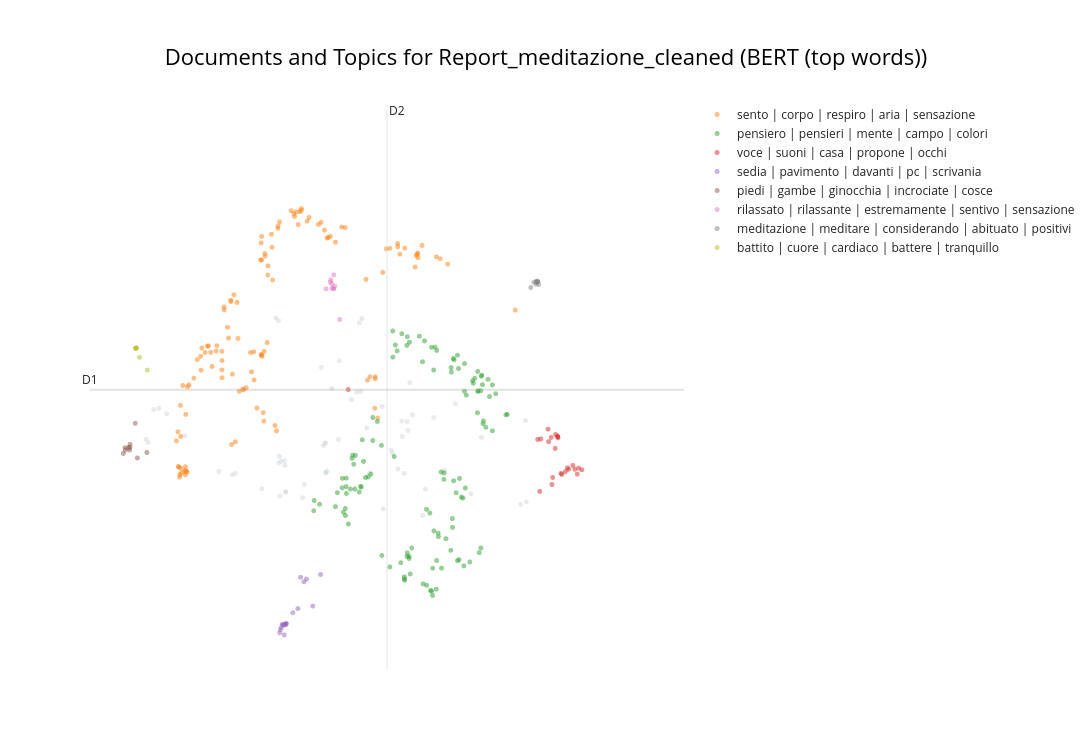
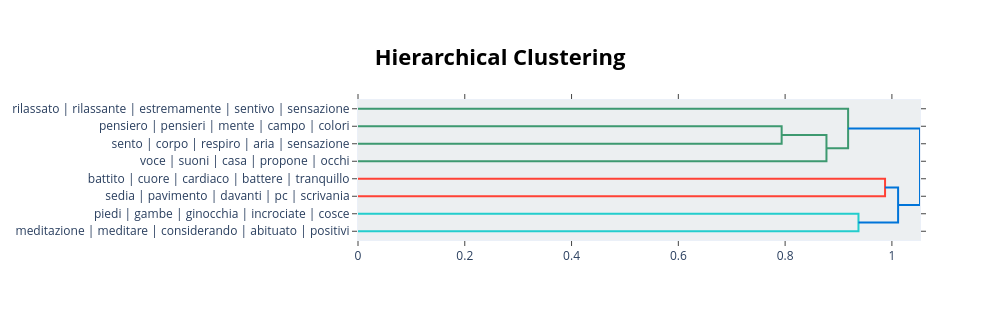

Write notebook code for charts like these, in order.
### Markdown cell above
### Visualisation

### Code cell
# Resolve labels: use BERT top-words when ignore_llama=True, Llama labels otherwise
if ignore_llama:
    _topic_info = topic_model.get_topic_info()
    _bert_labels = {
        row['Topic']: ' | '.join(w for w, _ in topic_model.get_topic(row['Topic'])[:5])
        for _, row in _topic_info.iterrows() if row['Topic'] != -1
    }
    topic_model.set_topic_labels(_bert_labels)
    _plot_labels = [_bert_labels.get(t, 'Unlabelled') for t in topics]
    _label_source = 'BERT (top words)'
else:
    _plot_labels = all_labels
    _label_source = 'Llama 3'

# Basic visu
display(topic_model.visualize_documents(df_reports, title=f"Documents and Topics for {condition} ({_label_source})",
hide_annotations=True, hide_document_hover=False, custom_labels=True))


# Datammaplot visu 
reduced_embeddings = UMAP(
    n_neighbors=int(chosen_params['n_neighbors']),
    n_components=2, #reduced embedding to 2D for visualization
    min_dist=float(chosen_params['min_dist']),
    metric='cosine',
    random_state=random_seed
).fit_transform(embeddings)

if datamapplot is not None:
    datamapplot.create_plot(
       reduced_embeddings,
       _plot_labels,
       label_font_size=15,
       title=f"{condition}: Topic representations with {_label_source}",
       sub_title=f"Labeled with {_label_source} (representations on reduced 2D embeddings)",
       label_wrap_width=20,
       use_medoids=True
    )
else:
    import matplotlib.pyplot as plt
    plt.figure(figsize=(12, 8))
    plt.scatter(reduced_embeddings[:, 0], reduced_embeddings[:, 1], c=range(len(_plot_labels)), cmap='tab20', s=10, alpha=0.6)
    plt.title(f"{condition}: Topic representations ({_label_source}, 2D embeddings)")
    plt.xlabel("UMAP 1"); plt.ylabel("UMAP 2")
    plt.tight_layout(); plt.show()
    print("(datamapplot not installed; requires Python >= 3.9. Using matplotlib fallback.)")

# hierarchical visu
display(topic_model.visualize_hierarchy(custom_labels=True))

### Figure 1 — Plotly figure (JSON) as saved in the notebook; plotly's stock layout.template omitted (floating-point values rounded to 4 significant figures)
{"data": [{"hoverinfo": "text", "hovertext": ["spesso confuse", "sento percezione carezza gentile punta naso", "allora comincio focalizzarmi campo visivo", "composto moltissime bollicine muovono", "cercando integrarli nell’esperienza", "osservo accorgo composta bollicine notato prima", "noto cosa forse emettendo breve risata", "poi però sbiadisce rimane calco bianco", "certa tensione riesco sentire grazie concentrazione", "quei punti sfiorano altri punti pelle braccioli poltrona", "percepisco raffreddano mentre concentro", "poi sempre curva avanti", "sensazioni intense provate quando concentravo sfera formavano occhi", "particolarmente concentrato", "gambe invece solo scorrere sangue involucri vuoti", "sembra arrivare cuffie", "contatto potesse circondarmi", "molto sfarfalloso", "sentirla unita", "“io osservando”", "accogliere capita coscienza", "rendo conto dell’assurdità cosa solo istante dopo visione dissolta", "discernendo ogni momento", "sentivo spingermi all’interno sfera", "attenzione paio nastri", "sempre nastri tessuto", "sembra bambino rivolta fra coperte", "cominciato l’esercizio abbastanza rilassato", "molto vicini", "certo punto immaginato bruco muoveva spedito", "forse sbaglio", "certo punto sembra poterli situare parte alta nuca", "percepisco scomodità", "conoscevo già", "vedo immagini concetti riguardanti strada guidare", "specialmente richiede dividerla udito vista mente", "dentro un’auto trovo vicolo palazzi malmessi", "specialmente tensioni tendo fare caso", "rilassato neutrale", "certe sensazioni immagini", "poi diventa sempre evidente proprio punta naso", "ripercorro sguardo angoli cucina", "riesco tenere occhi ben aperti", "sentita po’ spazio aldilà spazio", "via via sempre lento", "cercavo ei migliorare posizione", "riesco avvertire differenza coccige", "fisso sguardo molletta tiene tenda sinistra attaccata finestra fronte", "affermazioni persone", "sicuramente posso riportare sequenza", "soprattutto persone", "alzo rischio svenire", "cercato predispormi maniera migliore poter svolgere l’esercizio meglio", "noto fastidioso stato pressione piede destro razionalizzo", "sempre modo pignolo", "sacche posto organi", "spostando sguardo", "ricordo esattamente quali forme", "dandomi sensazioni positive accoglienza protezione", "tentando accoglierla all’interno dell’esperienza", null], "marker": {"color": "#CFD8DC", "opacity": 0.5, "size": 5}, "mode": "markers+text", "name": "other", "showlegend": false, "type": "scattergl", "x": [7.314, 5.44, 8.19, 5.448, 7.205, 5.533, 5.511, 5.774, 6.588, 4.571, 6.625, 6.103, 5.429, 6.696, 3.707, 5.431, 6.193, 5.799, 6.106, 7.234, 7.656, 7.353, 7.142, 5.393, 6.127, 4.765, 4.805, 3.55, 6.105, 6.931, 6.735, 5.189, 7.198, 6.478, 8.907, 8.976, 8.989, 6.3, 4.082, 8.344, 5.465, 5.528, 7.809, 7.971, 6.094, 6.916, 5.518, 7.499, 7.061, 6.607, 7.045, 6.041, 3.524, 3.632, 6.072, 3.819, 7.538, 6.55, 7.274, 7.287, 6.286], "y": [7.551, 6.392, 5.802, 5.765, 6.705, 5.835, 6.324, 5.74, 8.493, 6.152, 8.56, 6.604, 8.525, 6.838, 7.148, 6.282, 7.46, 5.948, 6.13, 6.123, 7.002, 7.041, 6.193, 8.568, 6.157, 6.1, 6.123, 6.611, 6.138, 5.563, 6.131, 5.879, 6.946, 7.285, 5.633, 6.954, 5.676, 7.9, 6.714, 6.691, 6.316, 5.826, 6.174, 7.219, 6.596, 7.176, 6.251, 5.46, 6.444, 7.411, 6.49, 7.789, 6.662, 7.128, 6.559, 7.062, 5.878, 7.397, 6.936, 6.797, 6.654]}, {"hoverinfo": "text", "hovertext": ["sento forte vertigine sobbalzo", "pronto lasciarmi andare", "schiena collo", "percepisco vento viene finestra raffreddare pelle", "scomodo sento fitta nell’alta schiena", "respiro entra freddo esce caldo fa sentire fisicità contrasto pelle", "rumore respiro diventa sempre leggero", "percezione tattile lì diversa rispetto altre parti corpo", "certa durezza", "ogni tanto distraevo caldo", "pochi istanti provato sensazione discretamente immersiva", "respiro regolare controllato", "dirigo l’attenzione respiro", "riempiendo polmoni aria fresca", "lascio andare", "fatica concentrarmi narici", "man mano presto attenzione diverse sfere sensoriali sento sempre sonno", "inizialmente schiena dritta", "sento petto", "siedo chiudo occhi", "provo chiudere nuovo occhi vedo macchia rossa", "sento po spaesato", "quasi vertigini", "all’inizio sembra percepire differenze inspirazione espirazione", "alzo vado letto fretta", "quando penso sento corpo ciò circonda", "sensazione stretto capovolgimento", "sento coinquilino cucinare qualcosa infastidisce", "quando comincio concentrarmi narici", "respiro entra esce narici ritmicamente", "sento solo l’aria esce", "sento piuttosto sveglio", "poco dopo addormentato perche aspettavo voce richiamato detto continuare meditazione", "ricordo essermi concentrato sensazioni corporee", "batte forte", "continuando notarne soprattutto battiti respiro", "sento piedi caldi superficie fredda sotto", "sentendo intensamente sedere contatto superficie", "senza soffermarmi troppo", "sensazione leggerezza testa", "sento leggera pressione sull’ombelico", "concentrandomi questultimi sento scosse fatto molto freddi", "resto letto diversi minuti", "vibrare tentando chiudersi", "quando voce chiede sentire superficie seduto", "qui però torno chiudere occhi sensazione soporifera torna", "proseguo torso", "accorgo quando focalizzo parte corpo", "freddo mani", "sento palpebre fare fatica", "penso sento sangue scorre dita", "l’aria naso sembrava molto fresca", "specie nodo gola scioglibile petto fa po resistenza laria respirata", "comincio sentire fittacalorepressionebruciore crescente parte alta occhi", "sento presente me stessa", "petto collo", "sempre fatica tenere occhi aperti rimanere vigile presente respiro", "passo parte superiore corpo", "fine sento quasi addormentare venuto stimolo sbadiglio", "esce calda", "quando distendo corpo rilassa", "infine perdo completamente dormiveglia senza assopirmi veramente", "seduto auricolari orecchie occhi chiusi", "quasi spavento", "difficoltà tenere occhi chiusi", "poi guida propone osservare temperatura flusso d’aria livello narici", "spalle rilassano", "sento l’aria entra parte alta gola", "sembra fase dedicata all’osservazione respiro durata ben rispetto precedenti", "punti sedia preme schiena sento sensazione definirei bruciore", "fitta spostata centro sopracciglia particolarmente forte", "riesco muovermi", "concentro respiro apro occhi rilassando volto", "ritorno subito respiro uso ancora", "muscoli distendono quasi modo automatico", "sensazione dispiace", "durante l’espirazione", "mentre penso ritrovare concentrazione tramite respiro riesco", "qualche istante son sentito vicino albero sotto stelle qualche posto vicino mare", "sentivo l’aria dentro me", "ora trovo stato addormentamento caratterizzato loop spike attentivo ricordo", "durante percezione corpo", "c’è meno quantità d’aria passa attraverso narici arriva polmoni", "spalle collo", "battito pressione", "quando riporto l’attenzione mente sfera elementi interiori sembra strana sonnolenza prenda via via possesso corpo capacità attenzione", "continuando respirare tranquillamente sento molto presente me stesso sento tempo dilata", "peli naso polmoni", "sentendone sensazioni", "quando cominciato respirazione nasale", "sento caldo", "osservo respiro l’aria", "fatica soffermarmi corpo", "collo testa sembrano leggeri all’inizio meditazione realtà corpo ancora teso contratto sembra", "quando viene chiesto sentire corpo partire piedi", "attenzione sposta petto ventre", "sento corpo", "man mano vado avanti", "sento molto forte petto", "sento corpo abbandonarsi mani quasi paralizzate appoggiate cosce", "riesco metterli pausa", "l’aria entra tiepida", "sento particolari sensazioni", "percepivo illuminata respiro entrava me", "sensazione difficile spiegare", "forse pesantezza", "sensazione movimento parte alta nuca sensazione difficilmente definibile supporto parte bassa campo visivo", "già completato scan quando voce propone osservare parte superiore corpo", "arrotolano arti fino arrivare glutei", "seguendo respiro", "calore abbraccio qualcosa caldo troppo", "quando cerco capire sensazioni percepisco gambe basso ventre sembra sentire solo alcune parti corpo contatto poltrona", "bacino é rilassato schiena é irrigidita", "respiro meno intenso", "sento prenderebbe sopravvento addormenterei", "dirigo l’attenzione corpo", "soprattutto nell’area schiena", "parte destra volto contorce automaticamente spasmo", "portasse informazioni zona corpo scan", "dà sensazione “bruciore” simile creata corpo toccato", "concentrandomi respiro sento sempre meglio quasi perdo senso tempo", "cominciato rendermi conto occhi chiusi", "collo poi rimbalza giù braccia"], "marker": {"opacity": 0.5, "size": 5}, "mode": "markers+text", "name": "sento | corpo | respiro | aria | sensazione", "text": ["", "", "", "", "", "", "", "", "", "", "", "", "", "", "", "", "", "", "", "", "", "", "", "", "", "", "", "", "", "", "", "", "", "", "", "", "", "", "", "", "", "", "", "", "", "", "", "", "", "", "", "", "", "", "", "", "", "", "", "", "", "", "", "", "", "", "", "", "", "", "", "", "", "", "", "", "", "", "", "", "", "", "", "", "", "", "", "", "", "", "", "", "", "", "", "", "", "", "", "", "", "", "", "", "", "", "", "", "", "", "", "", "", "", "", "", "", "", "", "", "", "", ""], "textfont": {"size": 12}, "type": "scattergl", "x": [4.325, 6.817, 4.009, 5.178, 4.404, 5.184, 5.756, 5.119, 4.118, 4.831, 5.264, 5.755, 6.087, 5.418, 6.818, 6.386, 7.696, 4.087, 4.613, 7.241, 7.027, 4.709, 4.373, 5.711, 7.39, 5.076, 4.615, 4.542, 6.335, 5.646, 5.184, 4.844, 7.43, 5.177, 4.052, 5.866, 4.645, 4.614, 6.853, 4.764, 4.314, 4.695, 7.405, 4.473, 4.964, 6.927, 4.104, 5.217, 4.647, 4.532, 4.26, 5.275, 5.442, 6.976, 5.026, 4.005, 6.04, 4.09, 7.424, 4.786, 4.021, 7.489, 7.139, 4.454, 7.141, 5.326, 3.987, 5.235, 6.001, 4.421, 4.025, 6.705, 6.245, 6.684, 3.982, 5.22, 5.658, 6.172, 5.171, 5.273, 7.751, 5.208, 5.608, 4.028, 4.21, 7.859, 6.125, 5.42, 5.191, 5.68, 4.741, 5.333, 4.018, 8.828, 4.914, 5.398, 5.04, 6.743, 4.309, 4.094, 6.811, 5.23, 5.073, 5.343, 5.184, 4.14, 4.926, 4.754, 4.113, 5.839, 4.743, 4.863, 3.995, 5.731, 7.427, 5.376, 4.091, 3.959, 4.807, 4.615, 6.14, 7.171, 4.072], "y": [8.096, 7.644, 6.104, 9.752, 8.126, 9.853, 10.29, 7.152, 7.486, 8.814, 8.183, 10.26, 9.952, 9.981, 7.613, 9.992, 9.531, 6.1, 8.045, 9.67, 9.667, 8.254, 8.026, 10.04, 9.374, 7.594, 7.899, 8.133, 10.0, 10.21, 9.479, 8.248, 9.519, 7.996, 7.506, 10.15, 8.744, 7.753, 6.994, 7.686, 7.748, 8.422, 9.555, 7.806, 7.472, 9.287, 6.155, 6.945, 8.695, 8.049, 7.914, 9.39, 10.08, 9.657, 8.025, 6.063, 10.07, 6.228, 9.577, 8.935, 6.704, 9.711, 9.741, 8.028, 9.689, 9.888, 6.231, 9.543, 10.04, 8.131, 6.202, 7.59, 9.763, 9.177, 6.777, 8.043, 10.17, 9.854, 9.487, 9.245, 9.502, 7.079, 10.26, 6.129, 7.621, 9.417, 9.829, 10.02, 7.968, 10.24, 8.827, 9.684, 7.193, 8.694, 7.45, 6.792, 7.722, 7.644, 7.966, 7.051, 7.148, 9.587, 8.037, 9.167, 7.981, 7.516, 7.439, 6.576, 6.143, 10.09, 8.85, 7.414, 6.222, 10.24, 9.592, 6.875, 6.169, 6.634, 6.62, 7.63, 9.836, 9.574, 6.152]}, {"hoverinfo": "text", "hovertext": ["rilasso nuovo riosservo forme", "ricorda l’immagine serpentina incandescente", "all’inizio riporta negativo colori originali", "quando invece riesco abbandonarmi cominciano molte intrusioni ricordi video", "sembrano ciascuno richieda un’interpretazione lettura mentale", "poi livello rene destro", "tratti ricercavo sfera", "ammetto essermi distratto diverse volte", "aspettando ricominci", "chiara sensazione poter inglobare pensieri emergono", "stesso tempo unione", "sembra poter collocare atto dell’osservare pensieri base campo visivo", "muovo sguardo vedo semplicemente oggetti senza conferirgli senso", "noto rossa rispetto sfondo nero", "poi ritorno spegnere pensiero", "quindi cambiai nuovo posizione", "dopodiché altri scenari", "cio avvenuto", "poi penso vorrei vivere sempre così quindi distraggo", "quando riporto l’attenzione vista sembra concentrarmi po’ niente", "breve periodo chiudo rilasso", "fase collocherei foreground campo visivo", "mente riaffolla man mano tempo passa", "alzando occhi chiuso verso l’alto", "riempie consapevolezza", "quando disteso richiesto", "provo riprendere concentrazione riesco", "pensieri stati intimi “reali” immaginari meno intimi", "“combatto” qualche secondo fine cedo decido chiuderli", "ogni tanto perdo distrazioni riesco tornare indietro", "l’immagine rimane impressa", "senza però riuscire farlo", "sotto fondamenta", "creavano sorta sfera nera", "immediatamente noto un’espansione campo comincio osservare forme colori posso descrivere nero rossoarancio", "incredibile basta tenere sguardo fermo punto qualità visione cambi", "modo omogeneo", "noto visuale oscilla ritmicamente", "particolare c’è figura circolare piccoli pallini blu elettrico intenso", "momento pensiero ansioso attraversa mente", "campo visivo strano", "cercando osservare spazio mente sento appunto instabile", "vedo subito stanza davanti me deformata strato pallini colorati costante movimento", "solito lascio inosservati", "c’era nessun rumore stanza", "“visto” termine corretto", "anzi distacco", "cominciato vedere cose modo nitido", "lascio passare pensieri flusso", "includendo troppo mentale", "noto ogni particolare davanti me guardo parete modifica", "durante lesperienza sensi amplificati percepito colori molto piu vividi normale", "evito riflettere consistenza materiali funzione ciò guardo lascio sguardo posi morbidamente oggetti circondano", "guardando davanti me vedo parete bianca", "sguardo oscilla attorno molletta seguendo traiettorie sempre diverse", "quando viene chiesto concentrarmi pensiero chiudo occhi comincio pensare inizialmente pensiero stesso loop", "provo riconcentrarmi accorgo forma composta cinque linee intersecate", "un’immagine residua ciò guardando continua seguirmi", "quando l’attenzione spostata pensiero", "poi secondo luogo", "dirigo l’attenzione pensieri", "noto fattura", "sedia pensieri vanno veloci", "distraggo riesco concentrarmi", "qui l’immaginazione inizia distrarmi", "giudizio pensieri", "focalizzo un’imperfezione legno diventa totalizzante", "forse fissando verso l’alto sforzando muscolo occhi", "primo momento qualcosa entra all’interno sfera visivapercettiva", "poi nuvola pallini gialli rossirosa verso centro campo visivo", "parte pensiero andava fatto comodo", "risultati altalenanti", "pensiero potevo fare percorso modo comfort", "fase integrazione sfere attenzione rimane soprattutto sfere sensoriali", "parte sfera", "rendendomi conto", "altre mura", "entro loop osservo dico", "finisco pensare immagini mente composizione automatico", "apro occhi", "luce cellulare illuminava leggermente stanza", "riesco ricordarmi pensieri fatto", "scompaiono poco tempo", "ora ricordi confusi", "appunto diramano", "modo molto vivo giovane", "radici ramificazione", "tentativo essere presente", "profonda scissione pensiero resto", "evito soffermarci troppo vista quando capisco portando altrove mente", "pensieri estremamente randomici tanto tanto emergono", "piccole imperfezioni vernice", "campo visivo", "cerchi concentrici estremità", "osservo quest’ultimo pensiero così via", "cerco mandarlo punti porto attenzione", "attimo chiedo", "riesco focalizzarle", "ora comincio perdermi", "riesco farmi portare via flusso mente", "linfa acqua", "mente aggiunge colori esistono", "l’ascoltare pochi secondi rumori coinquilini poi ricascare stato soporifero so dominato immaginazione narrazioni credevo ricordo", "ogni caso l’immersione sempre stata abbastanza limitata", "concentro punto oggetto", "sondare territorio capire percepisco", "interessante dimostrazione capacita cervello filtrare selettivamente input utili base propri obbiettivi", "quasi senza blocchi pensieri importanti altri", "cercando concentrarmi contatto esse", "concentro diverse sfumature luce dona parete", "vedessi linee colori tubo movimento", "sopratutto rievocando ricordi quel giorno molte interazioni sociali quindi quel momento tranquillita forse intravisto momento migliore riflettere esse", "lampioni notte", "fermare luce", "dava vita radici", "primo impatto perdo pensiero guardando fil ferro composto finisco mente profonda texture", "stessa logica", "provo osservarli", "prima volta", "durante l’osservazione visiva fenomeni", "pensiero svanisce perdo osservare formevortici susseguono campo visivo", "forse due", "colori forme associate parole"], "marker": {"opacity": 0.5, "size": 5}, "mode": "markers+text", "name": "pensiero | pensieri | mente | campo | colori", "text": ["", "", "", "", "", "", "", "", "", "", "", "", "", "", "", "", "", "", "", "", "", "", "", "", "", "", "", "", "", "", "", "", "", "", "", "", "", "", "", "", "", "", "", "", "", "", "", "", "", "", "", "", "", "", "", "", "", "", "", "", "", "", "", "", "", "", "", "", "", "", "", "", "", "", "", "", "", "", "", "", "", "", "", "", "", "", "", "", "", "", "", "", "", "", "", "", "", "", "", "", "", "", "", "", "", "", "", "", "", "", "", "", "", "", "", "", "", "", "", "", "", "", ""], "textfont": {"size": 12}, "type": "scattergl", "x": [7.342, 7.699, 8.091, 7.308, 8.548, 5.933, 7.278, 7.132, 6.649, 8.501, 6.403, 8.501, 8.372, 8.0, 7.496, 7.07, 6.508, 6.525, 7.451, 8.335, 6.483, 7.833, 7.948, 7.808, 8.126, 6.782, 7.07, 8.438, 6.532, 7.272, 7.723, 6.4, 6.389, 7.303, 8.022, 7.803, 6.386, 7.925, 7.643, 8.1, 7.725, 8.099, 7.506, 7.91, 7.641, 7.98, 6.345, 8.112, 7.627, 8.357, 7.24, 8.336, 8.367, 7.235, 7.554, 8.342, 7.185, 7.661, 8.216, 6.399, 8.227, 6.615, 7.998, 7.198, 8.348, 8.297, 7.026, 7.764, 8.077, 7.902, 7.7, 6.608, 7.279, 8.695, 7.302, 6.755, 7.238, 6.46, 8.406, 7.943, 7.612, 7.677, 6.492, 7.657, 6.273, 6.246, 6.431, 6.905, 8.29, 8.014, 8.246, 7.32, 7.927, 7.274, 6.715, 6.632, 6.676, 6.783, 7.107, 7.525, 6.018, 8.312, 8.29, 5.94, 6.913, 7.602, 8.714, 7.907, 6.847, 7.556, 7.77, 7.94, 7.695, 7.626, 6.359, 8.46, 6.587, 7.089, 8.029, 8.055, 8.286, 6.341, 8.177], "y": [4.948, 4.749, 4.666, 8.187, 7.377, 5.534, 4.871, 8.052, 6.311, 7.516, 5.806, 6.793, 6.949, 4.748, 7.88, 7.953, 6.266, 5.876, 8.283, 7.424, 6.359, 5.095, 7.91, 6.129, 7.355, 6.639, 8.364, 7.604, 6.405, 8.138, 5.181, 6.047, 5.459, 4.783, 4.764, 6.029, 5.569, 5.411, 4.629, 7.851, 5.125, 7.416, 4.383, 7.718, 4.2, 5.818, 6.044, 5.892, 8.107, 7.52, 4.442, 4.949, 6.905, 4.495, 5.557, 7.653, 4.717, 5.216, 7.581, 5.914, 7.541, 5.907, 7.983, 8.322, 7.669, 7.421, 4.65, 6.145, 5.733, 4.911, 8.059, 5.919, 8.274, 7.045, 4.816, 6.112, 4.458, 5.876, 6.848, 6.006, 4.279, 8.11, 6.41, 7.749, 5.819, 5.599, 5.326, 6.564, 7.414, 7.774, 7.619, 4.539, 5.272, 4.817, 6.067, 6.651, 6.057, 7.003, 8.144, 8.209, 5.636, 4.874, 7.726, 5.696, 4.829, 5.498, 7.052, 7.788, 6.941, 4.36, 4.631, 7.932, 4.3, 4.268, 5.511, 7.332, 5.829, 6.389, 6.043, 5.749, 7.076, 5.895, 4.727]}, {"hoverinfo": "text", "hovertext": ["appena donna cominciato parlare", "ogni volta voce interviene", "quando voce propone concentrarsi sfera uditiva", "doversi concentrare suoni", "tranne “beep” cominciato essere evidente percezione", "voce chiede distendermi", "percepisco rumori macchine strada sotto casa", "cominciato soffermarmi rumori piccoli nascosti", "poi voce rimette sesto vedo nuovamente semplicemente loggetto", "l’udito attratto rumore metallico lavatrice leggero fischio", "poi voce propone concentrarsi sfera mentale rimango ancorato corpo", "percezione suoni stata amplificata", "comincio concentrarmi suoni", "rumore bianco", "ascolto suoni sembrano provenire unaltra casa", "ogni volta voce interviene fa sobbalzare", "apro occhi occhi aperti fin dallinizio riuscito concentrami corpo cerco percepire fenomeni seguendo voce", "osservo porto mano davanti occhi", "riprendo quando voce propone aprire occhi", "sento treno passa", "quindi concentro white noisefrequenze sottofondo", "intanto cane abbaia sottofondo irrita", "indosso cuffie noise cancelling", "tanto prima iniziare neanche fatto caso cinghettio uccelli trovavano fuori casa potevano sentire distintamente posto lattenzione"], "marker": {"opacity": 0.5, "size": 5}, "mode": "markers+text", "name": "voce | suoni | casa | propone | occhi", "text": ["", "", "", "", "", "", "", "", "", "", "", "", "", "", "", "", "", "", "", "", "", "", "", ""], "textfont": {"size": 12}, "type": "scattergl", "x": [9.152, 9.439, 9.346, 9.657, 9.485, 9.409, 9.356, 9.499, 9.439, 9.72, 9.301, 9.595, 9.58, 9.686, 9.548, 9.443, 9.309, 6.429, 9.196, 9.181, 9.786, 9.403, 9.741, 9.368], "y": [6.657, 6.697, 6.689, 6.247, 6.122, 6.735, 5.947, 6.107, 6.71, 6.11, 6.819, 6.186, 6.211, 6.186, 6.15, 6.683, 6.621, 7.442, 6.665, 5.838, 6.18, 6.516, 6.205, 6.058]}, {"hoverinfo": "text", "hovertext": ["seduto sedia", "percepisco contatto pavimento vestiti", "iniziando distaccare me stessa pavimento", "accanto pc davanti me", "davanti moltissimi oggetti scrivania", "trovo seduta tappetino", "attimo dopo consapevolezza aver visto sedia", "po destra rispetto sguardo pc", "cominciato cercare posizione giusta sdraiato letto", "ora urta sedia", "osservando pavimento", "ricordo sedia emerso maniera molto vivida", "certo punto chiaramente “visto” sedia", "rivolta verso scrivania sedia davanti", "appena vedo sedia", "cè giocattolo faidate legno", "poggiano sedia morbida mantiene saldo solido", "inizialmente concentro soffitto"], "marker": {"opacity": 0.5, "size": 5}, "mode": "markers+text", "name": "sedia | pavimento | davanti | pc | scrivania", "text": ["", "", "", "", "", "", "", "", "", "", "", "", "", "", "", "", "", ""], "textfont": {"size": 12}, "type": "scattergl", "x": [5.481, 5.744, 5.794, 5.444, 5.466, 5.706, 5.516, 5.51, 5.634, 5.507, 5.83, 5.537, 5.54, 5.454, 5.532, 5.919, 5.487, 6.031], "y": [3.747, 4.486, 4.417, 3.612, 3.694, 3.994, 3.742, 3.579, 3.928, 3.736, 4.458, 3.745, 3.762, 3.661, 3.754, 4.033, 3.732, 4.531]}, {"hoverinfo": "text", "hovertext": ["sembra sentire realmente cosce dorso piedi", "cominciato immaginarmi gambe piedi “sagome”", "braccia poggiate cosce giacciono inermi palmi scaldano ginocchia modo piacevole", "piedi risalgo gambe incrociate", "inizio bodyscan portando attenzione piedi", "comincio dirigere l’attenzione verso piedi gambe", "ginocchia piegate sostengono peso", "seduto gambe incrociate", "siedo incrocindo gambe", "riposizionare piedi"], "marker": {"opacity": 0.5, "size": 5}, "mode": "markers+text", "name": "piedi | gambe | ginocchia | incrociate | cosce", "text": ["", "", "", "", "", "", "", "", "", ""], "textfont": {"size": 12}, "type": "scattergl", "x": [3.369, 3.222, 3.4, 3.292, 3.536, 3.294, 3.287, 3.226, 3.198, 3.273], "y": [6.911, 6.527, 6.365, 6.533, 6.452, 6.58, 6.491, 6.49, 6.436, 6.53]}, {"hoverinfo": "text", "hovertext": ["parte conclusiva sentivo sensazione buon rilassamento", "risiedo sento corpo estremamente rilassato", "sentivo ancora molto rilassato", "poi sempre calma concentrata", "stato subito rilassante concentrarsi bacino", "sento tranquilla", "sensazione dona gioia ammorbidisce muscoli collo", "lesperienza stata estremamente rilassante", "provo sollievo spostare l’attenzione respiro", "cominciato sentirmi alleggerito rilassato"], "marker": {"opacity": 0.5, "size": 5}, "mode": "markers+text", "name": "rilassato | rilassante | estremamente | sentivo | sensazione", "text": ["", "", "", "", "", "", "", "", "", ""], "textfont": {"size": 12}, "type": "scattergl", "x": [6.197, 6.194, 6.217, 6.307, 6.18, 6.223, 6.111, 6.171, 6.223, 6.236], "y": [9.107, 9.039, 9.03, 8.546, 9.169, 9.031, 9.029, 9.137, 9.249, 9.07]}, {"hoverinfo": "text", "hovertext": ["concentro pensieri positivi meditazione portando", "chiedo scendendo proseguendo piedi meglio meditare", "sempre meno vigile dopo qualche minuto fine meditazione accorgo interrotta", "particolarmente interessante considerando effettuato meditazione allimbrunire", "all’inizio meditazione sento irrequieta", "cercato piu possibile tornare momento presente pratica meditativa", "finita meditazione", "sopratutto considerando abituato fermarmi spesso meditare semplicemente decidere fare pensare nulla"], "marker": {"opacity": 0.5, "size": 5}, "mode": "markers+text", "name": "meditazione | meditare | considerando | abituato | positivi", "text": ["", "", "", "", "", "", "", ""], "textfont": {"size": 12}, "type": "scattergl", "x": [9.165, 9.153, 9.098, 9.15, 9.052, 9.147, 9.132, 9.122], "y": [9.097, 9.137, 9.134, 9.15, 9.05, 9.137, 9.147, 9.105]}, {"hoverinfo": "text", "hovertext": ["osservo battito cardiaco", "qualcuno scuotendo ritmo", "sento battito cuore accelerato", "stessa frequenza battito cardiaco", "cuore battere tranquillo", "addome muove modo ritmico"], "marker": {"opacity": 0.5, "size": 5}, "mode": "markers+text", "name": "battito | cuore | cardiaco | battere | tranquillo", "text": ["", "", "", "", "", ""], "textfont": {"size": 12}, "type": "scattergl", "x": [3.372, 3.541, 3.387, 3.378, 3.378, 3.43], "y": [8.095, 7.749, 8.098, 8.086, 8.098, 7.951]}], "layout": {"annotations": [{"showarrow": false, "text": "D1", "x": 2.718, "y": 7.439, "yshift": 10}, {"showarrow": false, "text": "D2", "x": 6.986, "xshift": 10, "y": 11.84}], "height": 750, "shapes": [{"line": {"color": "#CFD8DC", "width": 2}, "type": "line", "x0": 6.986, "x1": 6.986, "y0": 3.042, "y1": 11.84}, {"line": {"color": "#9E9E9E", "width": 2}, "type": "line", "x0": 2.718, "x1": 11.25, "y0": 7.439, "y1": 7.439}], "title": {"font": {"color": "Black", "size": 22}, "text": "Documents and Topics for Report_meditazione_cleaned (BERT (top words))", "x": 0.5, "xanchor": "center", "yanchor": "top"}, "width": 1200, "xaxis": {"visible": false}, "yaxis": {"visible": false}}}

### Figure 2 — Plotly figure (JSON) as saved in the notebook; plotly's stock layout.template omitted (floating-point values rounded to 4 significant figures)
{"data": [{"hoverinfo": "text", "marker": {"color": "rgb(61,153,112)"}, "mode": "lines", "type": "scatter", "x": [0.0, 0.7935, 0.7935, 0.0], "xaxis": "x", "y": [-15.0, -15.0, -25.0, -25.0], "yaxis": "y"}, {"hoverinfo": "text", "marker": {"color": "rgb(61,153,112)"}, "mode": "lines", "type": "scatter", "x": [0.7935, 0.8774, 0.8774, 0.0], "xaxis": "x", "y": [-20.0, -20.0, -35.0, -35.0], "yaxis": "y"}, {"hoverinfo": "text", "marker": {"color": "rgb(61,153,112)"}, "mode": "lines", "type": "scatter", "x": [0.0, 0.918, 0.918, 0.8774], "xaxis": "x", "y": [-5.0, -5.0, -27.5, -27.5], "yaxis": "y"}, {"hoverinfo": "text", "marker": {"color": "rgb(255,65,54)"}, "mode": "lines", "type": "scatter", "x": [0.0, 0.9872, 0.9872, 0.0], "xaxis": "x", "y": [-45.0, -45.0, -55.0, -55.0], "yaxis": "y"}, {"hoverinfo": "text", "marker": {"color": "rgb(35,205,205)"}, "mode": "lines", "type": "scatter", "x": [0.0, 0.9374, 0.9374, 0.0], "xaxis": "x", "y": [-65.0, -65.0, -75.0, -75.0], "yaxis": "y"}, {"hoverinfo": "text", "marker": {"color": "rgb(0,116,217)"}, "mode": "lines", "type": "scatter", "x": [0.9872, 1.012, 1.012, 0.9374], "xaxis": "x", "y": [-50.0, -50.0, -70.0, -70.0], "yaxis": "y"}, {"hoverinfo": "text", "marker": {"color": "rgb(0,116,217)"}, "mode": "lines", "type": "scatter", "x": [0.918, 1.053, 1.053, 1.012], "xaxis": "x", "y": [-16.25, -16.25, -60.0, -60.0], "yaxis": "y"}], "layout": {"autosize": false, "height": 320, "hoverlabel": {"bgcolor": "white", "font": {"family": "Rockwell", "size": 16}}, "hovermode": "closest", "plot_bgcolor": "#ECEFF1", "showlegend": false, "title": {"font": {"color": "Black", "size": 22}, "text": "<b>Hierarchical Clustering</b>", "x": 0.5, "xanchor": "center", "yanchor": "top"}, "width": 1000, "xaxis": {"mirror": "allticks", "rangemode": "tozero", "showgrid": false, "showline": true, "showticklabels": true, "ticks": "outside", "type": "linear", "zeroline": false}, "yaxis": {"mirror": "allticks", "range": [-80, 0], "rangemode": "tozero", "showgrid": false, "showline": true, "showticklabels": true, "tickmode": "array", "ticks": "outside", "ticktext": ["rilassato | rilassante | estremamente | sentivo | sensazione", "pensiero | pensieri | mente | campo | colori", "sento | corpo | respiro | aria | sensazione", "voce | suoni | casa | propone | occhi", "battito | cuore | cardiaco | battere | tranquillo", "sedia | pavimento | davanti | pc | scrivania", "piedi | gambe | ginocchia | incrociate | cosce", "meditazione | meditare | considerando | abituato | positivi"], "tickvals": [-5, -15, -25, -35, -45, -55, -65, -75], "type": "linear", "zeroline": false}}}
